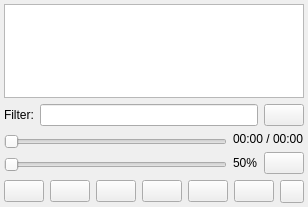
<?xml version="1.0" encoding="UTF-8"?>
<ui version="4.0">
 <class>Widget</class>
 <widget class="QWidget" name="Widget">
  <property name="geometry">
   <rect>
    <x>0</x>
    <y>0</y>
    <width>256</width>
    <height>207</height>
   </rect>
  </property>
  <property name="focusPolicy">
   <enum>Qt::NoFocus</enum>
  </property>
  <property name="windowTitle">
   <string>Widget</string>
  </property>
  <layout class="QVBoxLayout" name="verticalLayout_3">
   <property name="leftMargin">
    <number>4</number>
   </property>
   <property name="topMargin">
    <number>4</number>
   </property>
   <property name="rightMargin">
    <number>4</number>
   </property>
   <property name="bottomMargin">
    <number>4</number>
   </property>
   <item>
    <widget class="QListWidget" name="listWidget">
     <property name="focusPolicy">
      <enum>Qt::StrongFocus</enum>
     </property>
     <property name="contextMenuPolicy">
      <enum>Qt::CustomContextMenu</enum>
     </property>
     <property name="editTriggers">
      <set>QAbstractItemView::DoubleClicked|QAbstractItemView::EditKeyPressed</set>
     </property>
    </widget>
   </item>
   <item>
    <layout class="QHBoxLayout" name="horizontalLayoutFilter">
     <item>
      <widget class="QLabel" name="labelFilter">
       <property name="text">
        <string>Filter:</string>
       </property>
      </widget>
     </item>
     <item>
      <widget class="EscAwareLineEdit" name="lineEditFilter">
       <property name="sizePolicy">
        <sizepolicy hsizetype="MinimumExpanding" vsizetype="Fixed">
         <horstretch>0</horstretch>
         <verstretch>0</verstretch>
        </sizepolicy>
       </property>
      </widget>
     </item>
     <item>
      <widget class="QPushButton" name="pushButtonResetFilter">
       <property name="toolTip">
        <string>Close filter</string>
       </property>
       <property name="text">
        <string/>
       </property>
       <property name="icon">
        <iconset resource="resources.qrc">
         <normaloff>:/img/img/icons8-delete-48.png</normaloff>:/img/img/icons8-delete-48.png</iconset>
       </property>
      </widget>
     </item>
    </layout>
   </item>
   <item>
    <layout class="QHBoxLayout" name="horizontalLayout_3">
     <item>
      <layout class="QVBoxLayout" name="verticalLayout">
       <item>
        <widget class="ClickableSlider" name="positionSlider">
         <property name="minimumSize">
          <size>
           <width>50</width>
           <height>0</height>
          </size>
         </property>
         <property name="maximum">
          <number>100</number>
         </property>
         <property name="orientation">
          <enum>Qt::Horizontal</enum>
         </property>
        </widget>
       </item>
       <item>
        <widget class="FadingSlider" name="volumeSlider">
         <property name="minimumSize">
          <size>
           <width>50</width>
           <height>0</height>
          </size>
         </property>
         <property name="contextMenuPolicy">
          <enum>Qt::CustomContextMenu</enum>
         </property>
         <property name="maximum">
          <number>100</number>
         </property>
         <property name="orientation">
          <enum>Qt::Horizontal</enum>
         </property>
        </widget>
       </item>
      </layout>
     </item>
     <item>
      <layout class="QVBoxLayout" name="verticalLayout_2">
       <item>
        <widget class="QLabel" name="timeLabel">
         <property name="minimumSize">
          <size>
           <width>0</width>
           <height>0</height>
          </size>
         </property>
         <property name="text">
          <string>00:00 / 00:00</string>
         </property>
        </widget>
       </item>
       <item>
        <layout class="QHBoxLayout" name="horizontalLayout_2">
         <item>
          <widget class="QLabel" name="volumeLabel">
           <property name="text">
            <string>50%</string>
           </property>
          </widget>
         </item>
         <item>
          <widget class="QPushButton" name="muteButton">
           <property name="toolTip">
            <string>Mute/Unmute</string>
           </property>
           <property name="text">
            <string/>
           </property>
           <property name="icon">
            <iconset resource="resources.qrc">
             <normaloff>:/img/img/icons8-sound-48.png</normaloff>:/img/img/icons8-sound-48.png</iconset>
           </property>
           <property name="iconSize">
            <size>
             <width>16</width>
             <height>16</height>
            </size>
           </property>
           <property name="checkable">
            <bool>true</bool>
           </property>
          </widget>
         </item>
        </layout>
       </item>
      </layout>
     </item>
    </layout>
   </item>
   <item>
    <layout class="QHBoxLayout" name="horizontalLayout">
     <item>
      <widget class="QPushButton" name="playButton">
       <property name="toolTip">
        <string>Play</string>
       </property>
       <property name="statusTip">
        <string/>
       </property>
       <property name="text">
        <string/>
       </property>
       <property name="icon">
        <iconset resource="resources.qrc">
         <normaloff>:/img/img/icons8-play-48.png</normaloff>:/img/img/icons8-play-48.png</iconset>
       </property>
       <property name="iconSize">
        <size>
         <width>16</width>
         <height>16</height>
        </size>
       </property>
      </widget>
     </item>
     <item>
      <widget class="QPushButton" name="pauseButton">
       <property name="toolTip">
        <string>Pause</string>
       </property>
       <property name="text">
        <string/>
       </property>
       <property name="icon">
        <iconset resource="resources.qrc">
         <normaloff>:/img/img/icons8-pause-48.png</normaloff>:/img/img/icons8-pause-48.png</iconset>
       </property>
       <property name="iconSize">
        <size>
         <width>16</width>
         <height>16</height>
        </size>
       </property>
      </widget>
     </item>
     <item>
      <widget class="QPushButton" name="stopButton">
       <property name="toolTip">
        <string>Stop</string>
       </property>
       <property name="text">
        <string/>
       </property>
       <property name="icon">
        <iconset resource="resources.qrc">
         <normaloff>:/img/img/icons8-stop-48.png</normaloff>:/img/img/icons8-stop-48.png</iconset>
       </property>
       <property name="iconSize">
        <size>
         <width>16</width>
         <height>16</height>
        </size>
       </property>
      </widget>
     </item>
     <item>
      <widget class="QPushButton" name="prevButton">
       <property name="toolTip">
        <string>Previous</string>
       </property>
       <property name="statusTip">
        <string/>
       </property>
       <property name="text">
        <string/>
       </property>
       <property name="icon">
        <iconset resource="resources.qrc">
         <normaloff>:/img/img/icons8-rewind-48.png</normaloff>:/img/img/icons8-rewind-48.png</iconset>
       </property>
       <property name="iconSize">
        <size>
         <width>16</width>
         <height>16</height>
        </size>
       </property>
      </widget>
     </item>
     <item>
      <widget class="QPushButton" name="nextButton">
       <property name="toolTip">
        <string>Next</string>
       </property>
       <property name="statusTip">
        <string/>
       </property>
       <property name="text">
        <string/>
       </property>
       <property name="icon">
        <iconset resource="resources.qrc">
         <normaloff>:/img/img/icons8-fast-forward-48.png</normaloff>:/img/img/icons8-fast-forward-48.png</iconset>
       </property>
       <property name="iconSize">
        <size>
         <width>16</width>
         <height>16</height>
        </size>
       </property>
      </widget>
     </item>
     <item>
      <widget class="QPushButton" name="modeButton">
       <property name="contextMenuPolicy">
        <enum>Qt::CustomContextMenu</enum>
       </property>
       <property name="toolTip">
        <string>Play mode</string>
       </property>
       <property name="text">
        <string/>
       </property>
       <property name="iconSize">
        <size>
         <width>16</width>
         <height>16</height>
        </size>
       </property>
      </widget>
     </item>
     <item>
      <widget class="HoverMenuToolButton" name="configureButton">
       <property name="sizePolicy">
        <sizepolicy hsizetype="Preferred" vsizetype="Preferred">
         <horstretch>0</horstretch>
         <verstretch>0</verstretch>
        </sizepolicy>
       </property>
       <property name="toolTip">
        <string>Settings</string>
       </property>
       <property name="text">
        <string/>
       </property>
       <property name="icon">
        <iconset resource="resources.qrc">
         <normaloff>:/img/img/icons8-menu-vertical-48.png</normaloff>:/img/img/icons8-menu-vertical-48.png</iconset>
       </property>
       <property name="iconSize">
        <size>
         <width>16</width>
         <height>16</height>
        </size>
       </property>
      </widget>
     </item>
    </layout>
   </item>
  </layout>
 </widget>
 <customwidgets>
  <customwidget>
   <class>ClickableSlider</class>
   <extends>QSlider</extends>
   <header>clickable_slider.h</header>
  </customwidget>
  <customwidget>
   <class>EscAwareLineEdit</class>
   <extends>QLineEdit</extends>
   <header>esc_aware_lineedit.h</header>
  </customwidget>
  <customwidget>
   <class>FadingSlider</class>
   <extends>QSlider</extends>
   <header>fading_slider.h</header>
  </customwidget>
  <customwidget>
   <class>HoverMenuToolButton</class>
   <extends>QToolButton</extends>
   <header>hover_menu_toolbutton.h</header>
  </customwidget>
 </customwidgets>
 <resources>
  <include location="resources.qrc"/>
 </resources>
 <connections/>
</ui>
